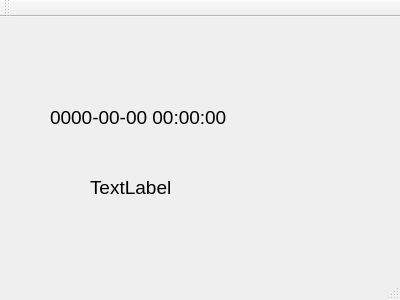
<?xml version="1.0" encoding="UTF-8"?>
<ui version="4.0">
 <class>MainWindow</class>
 <widget class="QMainWindow" name="MainWindow">
  <property name="geometry">
   <rect>
    <x>0</x>
    <y>0</y>
    <width>400</width>
    <height>300</height>
   </rect>
  </property>
  <property name="windowTitle">
   <string>MainWindow</string>
  </property>
  <widget class="QWidget" name="centralWidget">
   <widget class="QLabel" name="label">
    <property name="geometry">
     <rect>
      <x>50</x>
      <y>80</y>
      <width>301</width>
      <height>41</height>
     </rect>
    </property>
    <property name="font">
     <font>
      <pointsize>14</pointsize>
     </font>
    </property>
    <property name="text">
     <string>0000-00-00 00:00:00</string>
    </property>
   </widget>
   <widget class="QLabel" name="label_2">
    <property name="geometry">
     <rect>
      <x>90</x>
      <y>150</y>
      <width>191</width>
      <height>41</height>
     </rect>
    </property>
    <property name="font">
     <font>
      <pointsize>14</pointsize>
     </font>
    </property>
    <property name="text">
     <string>TextLabel</string>
    </property>
   </widget>
  </widget>
  <widget class="QMenuBar" name="menuBar">
   <property name="geometry">
    <rect>
     <x>0</x>
     <y>0</y>
     <width>400</width>
     <height>19</height>
    </rect>
   </property>
  </widget>
  <widget class="QToolBar" name="mainToolBar">
   <attribute name="toolBarArea">
    <enum>TopToolBarArea</enum>
   </attribute>
   <attribute name="toolBarBreak">
    <bool>false</bool>
   </attribute>
  </widget>
  <widget class="QStatusBar" name="statusBar"/>
 </widget>
 <layoutdefault spacing="6" margin="11"/>
 <resources/>
 <connections/>
</ui>
